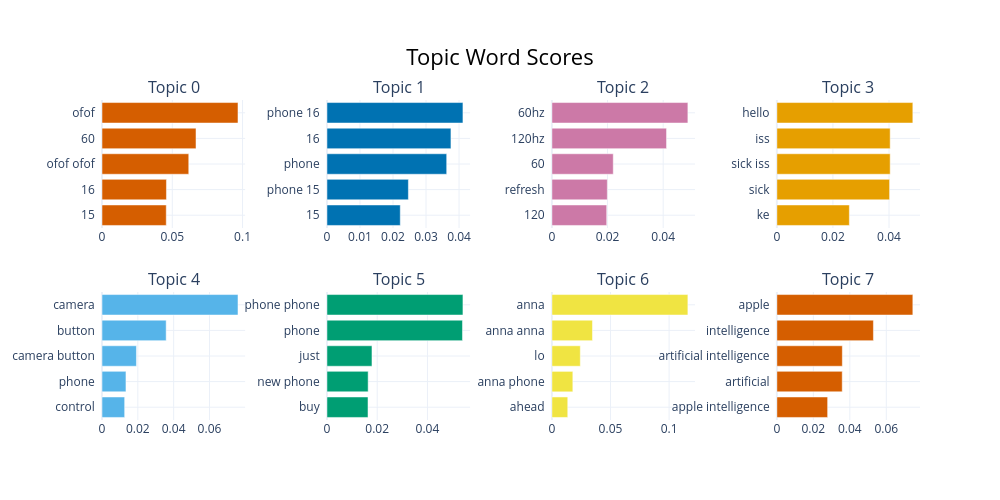

Here is the notebook cell this chart was saved with:
### Code cell
# BERTopic has nice built in plots (works in notebook)
topic_model.visualize_barchart(top_n_topics=8)

### Figure 1 — Plotly figure (JSON) as saved in the notebook; plotly's stock layout.template omitted (floating-point values rounded to 4 significant figures)
{"data": [{"marker": {"color": "#D55E00"}, "orientation": "h", "type": "bar", "x": [0.04572, 0.04585, 0.06173, 0.06688, 0.09675], "xaxis": "x", "y": ["15  ", "16  ", "ofof ofof  ", "60  ", "ofof  "], "yaxis": "y"}, {"marker": {"color": "#0072B2"}, "orientation": "h", "type": "bar", "x": [0.0222, 0.02466, 0.03626, 0.03754, 0.04118], "xaxis": "x2", "y": ["15  ", "phone 15  ", "phone  ", "16  ", "phone 16  "], "yaxis": "y2"}, {"marker": {"color": "#CC79A7"}, "orientation": "h", "type": "bar", "x": [0.0197, 0.01992, 0.02205, 0.04121, 0.04888], "xaxis": "x3", "y": ["120  ", "refresh  ", "60  ", "120hz  ", "60hz  "], "yaxis": "y3"}, {"marker": {"color": "#E69F00"}, "orientation": "h", "type": "bar", "x": [0.02586, 0.0402, 0.04042, 0.04042, 0.0485], "xaxis": "x4", "y": ["ke  ", "sick  ", "sick iss  ", "iss  ", "hello  "], "yaxis": "y4"}, {"marker": {"color": "#56B4E9"}, "orientation": "h", "type": "bar", "x": [0.01265, 0.01338, 0.01923, 0.03582, 0.07592], "xaxis": "x5", "y": ["control  ", "phone  ", "camera button  ", "button  ", "camera  "], "yaxis": "y5"}, {"marker": {"color": "#009E73"}, "orientation": "h", "type": "bar", "x": [0.01634, 0.0164, 0.01792, 0.05394, 0.05413], "xaxis": "x6", "y": ["buy  ", "new phone  ", "just  ", "phone  ", "phone phone  "], "yaxis": "y6"}, {"marker": {"color": "#F0E442"}, "orientation": "h", "type": "bar", "x": [0.01354, 0.01787, 0.02425, 0.03462, 0.1161], "xaxis": "x7", "y": ["ahead  ", "anna phone  ", "lo  ", "anna anna  ", "anna  "], "yaxis": "y7"}, {"marker": {"color": "#D55E00"}, "orientation": "h", "type": "bar", "x": [0.02784, 0.03584, 0.0359, 0.05294, 0.07455], "xaxis": "x8", "y": ["apple intelligence  ", "artificial  ", "artificial intelligence  ", "intelligence  ", "apple  "], "yaxis": "y8"}], "layout": {"annotations": [{"font": {"size": 16}, "showarrow": false, "text": "Topic 0", "x": 0.0875, "xanchor": "center", "xref": "paper", "y": 1, "yanchor": "bottom", "yref": "paper"}, {"font": {"size": 16}, "showarrow": false, "text": "Topic 1", "x": 0.3625, "xanchor": "center", "xref": "paper", "y": 1, "yanchor": "bottom", "yref": "paper"}, {"font": {"size": 16}, "showarrow": false, "text": "Topic 2", "x": 0.6375, "xanchor": "center", "xref": "paper", "y": 1, "yanchor": "bottom", "yref": "paper"}, {"font": {"size": 16}, "showarrow": false, "text": "Topic 3", "x": 0.9125, "xanchor": "center", "xref": "paper", "y": 1, "yanchor": "bottom", "yref": "paper"}, {"font": {"size": 16}, "showarrow": false, "text": "Topic 4", "x": 0.0875, "xanchor": "center", "xref": "paper", "y": 0.4, "yanchor": "bottom", "yref": "paper"}, {"font": {"size": 16}, "showarrow": false, "text": "Topic 5", "x": 0.3625, "xanchor": "center", "xref": "paper", "y": 0.4, "yanchor": "bottom", "yref": "paper"}, {"font": {"size": 16}, "showarrow": false, "text": "Topic 6", "x": 0.6375, "xanchor": "center", "xref": "paper", "y": 0.4, "yanchor": "bottom", "yref": "paper"}, {"font": {"size": 16}, "showarrow": false, "text": "Topic 7", "x": 0.9125, "xanchor": "center", "xref": "paper", "y": 0.4, "yanchor": "bottom", "yref": "paper"}], "height": 500, "hoverlabel": {"bgcolor": "white", "font": {"family": "Rockwell", "size": 16}}, "showlegend": false, "title": {"font": {"color": "Black", "size": 22}, "text": "Topic Word Scores", "x": 0.5, "xanchor": "center", "yanchor": "top"}, "width": 1000, "xaxis": {"anchor": "y", "domain": [0, 0.175], "showgrid": true}, "xaxis2": {"anchor": "y2", "domain": [0.275, 0.45], "showgrid": true}, "xaxis3": {"anchor": "y3", "domain": [0.55, 0.725], "showgrid": true}, "xaxis4": {"anchor": "y4", "domain": [0.825, 1], "showgrid": true}, "xaxis5": {"anchor": "y5", "domain": [0, 0.175], "showgrid": true}, "xaxis6": {"anchor": "y6", "domain": [0.275, 0.45], "showgrid": true}, "xaxis7": {"anchor": "y7", "domain": [0.55, 0.725], "showgrid": true}, "xaxis8": {"anchor": "y8", "domain": [0.825, 1], "showgrid": true}, "yaxis": {"anchor": "x", "domain": [0.6, 1], "showgrid": true}, "yaxis2": {"anchor": "x2", "domain": [0.6, 1], "showgrid": true}, "yaxis3": {"anchor": "x3", "domain": [0.6, 1], "showgrid": true}, "yaxis4": {"anchor": "x4", "domain": [0.6, 1], "showgrid": true}, "yaxis5": {"anchor": "x5", "domain": [0, 0.4], "showgrid": true}, "yaxis6": {"anchor": "x6", "domain": [0, 0.4], "showgrid": true}, "yaxis7": {"anchor": "x7", "domain": [0, 0.4], "showgrid": true}, "yaxis8": {"anchor": "x8", "domain": [0, 0.4], "showgrid": true}}}
